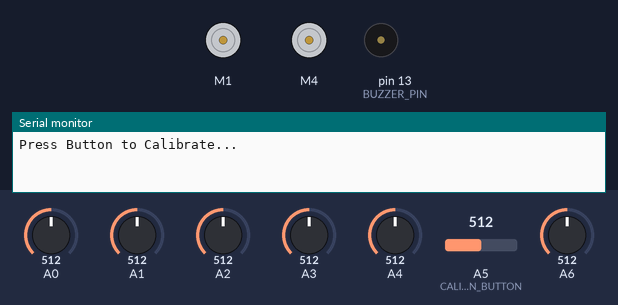
This sketch was run on a simulated Arduino Uno, built with avr-gcc and run on an emulated ATmega328P. Shown: 2 × DC motor (green arrow = forward, orange = backward, longer = faster), buzzer (waves = sounding, pin HIGH), the last lines printed to the serial monitor. The inputs (shaded band) are chosen by the test bench; at power-on: A5 (CALIBRATION_BUTTON) = 512, A0 = 512, A1 = 512, A2 = 512, A3 = 512, A4 = 512, A6 = 512.

Above: at 0.8 s.
0.9 s: A5 (CALIBRATION_BUTTON) set to 490
At 13.5 s:
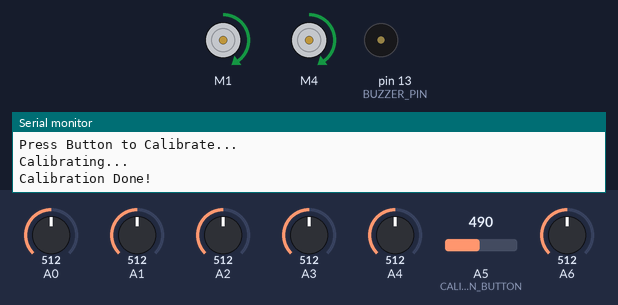
Timing chart, 0 to 14.4 s (numbered marks = the images above; inputs shaded):
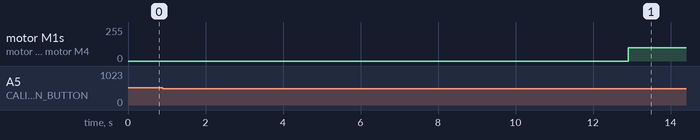

Measured:
- after the input at 0.9 s, motor M1, motor M4: stopped → forward 100/255 after 12.0 s

The sketch:

Linefollower.ino
```cpp
#include <AFMotor.h>
#include <QTRSensors.h>

// Motor Connections
AF_DCMotor motor1(1, MOTOR12_1KHZ); // Left Motor on M1
AF_DCMotor motor2(4, MOTOR12_1KHZ); // Right Motor on M4

// PID and Speed Constants
#define KP 2
#define KD 5
#define Ki 0.01
#define M1_MIN_SPEED 100
#define M4_MIN_SPEED 100
#define M1_MAX_SPEED 150
#define M4_MAX_SPEED 150

// Sensor Configuration
#define NUM_SENSORS 8
#define TIMEOUT 2500
#define EMITTER_PIN 7

// Junction Detection Parameters
#define JUNCTION_THRESHOLD 600  // Adjust based on your sensor readings
#define JUNCTION_TIMEOUT 1000   // Time to wait at junction
// Pin Definitions
#define BUZZER_PIN 13
#define CALIBRATION_BUTTON A5

// Junction Types
enum JunctionType {
  NO_JUNCTION,
  T_JUNCTION,
  CROSS_JUNCTION,
  LEFT_JUNCTION,
  RIGHT_JUNCTION
};

// Global Variables
QTRSensors qtr;
unsigned int sensorValues[NUM_SENSORS];
int lastError = 0;
unsigned long lastJunctionTime = 0;
JunctionType currentJunction = NO_JUNCTION;

void setup() {
  Serial.begin(9600);
  pinMode(BUZZER_PIN, OUTPUT);
  pinMode(CALIBRATION_BUTTON, INPUT);

  // Initialize QTR Sensors
  qtr.setTypeAnalog();
  qtr.setSensorPins((const uint8_t[]){A0, A1, A2, A3, A4, 6, 3, 2}, NUM_SENSORS);
  qtr.setEmitterPin(EMITTER_PIN);

  // Calibration Process
  calibrateSensors();
}
void calibrateSensors() {
  Serial.println("Press Button to Calibrate...");
  while (analogRead(CALIBRATION_BUTTON) > 500);

  Serial.println("Calibrating...");
  for (int i = 0; i < 400; i++) {
    qtr.calibrate();
    delay(5);
  }
  Serial.println("Calibration Done!");
}

void loop() {
  unsigned int sensors[NUM_SENSORS];
  int position = qtr.readLineBlack(sensors);

  // Detect junction type
  JunctionType junction = detectJunction(sensors);

  // Handle junction
  if (junction != NO_JUNCTION) {
    handleJunction(junction, sensors);
  }
  else {
    // Normal line following
    followLine(sensors, position);
  }
}

JunctionType detectJunction(unsigned int sensors[]) {
  // Count sensors detecting the line
  int lineDetectedCount = 0;
  for (int i = 0; i < NUM_SENSORS; i++) {
    if (sensors[i] > JUNCTION_THRESHOLD) {
      lineDetectedCount++;
    }
  }
// Junction detection logic
  if (lineDetectedCount >= 6) {
    // Check left and right sensor groups
    int leftSensorsDetected = 0;
    int rightSensorsDetected = 0;

    for (int i = 0; i < 3; i++) {
      if (sensors[i] > JUNCTION_THRESHOLD) leftSensorsDetected++;
      if (sensors[NUM_SENSORS - 1 - i] > JUNCTION_THRESHOLD) rightSensorsDetected++;
    }

    // Determine junction type
    if (lineDetectedCount == 8) return CROSS_JUNCTION;
    if (leftSensorsDetected >= 3 && rightSensorsDetected < 3) return LEFT_JUNCTION;
    if (rightSensorsDetected >= 3 && leftSensorsDetected < 3) return RIGHT_JUNCTION;
    return T_JUNCTION;
  }

  return NO_JUNCTION;
}

void handleJunction(JunctionType junction, unsigned int sensors[]) {
  // Avoid multiple rapid junction detections
  if (millis() - lastJunctionTime < JUNCTION_TIMEOUT) return;

  // Buzz to indicate junction
  digitalWrite(BUZZER_PIN, HIGH);
  delay(100);
  digitalWrite(BUZZER_PIN, LOW);

  // Junction handling strategy
  switch(junction) {
    case CROSS_JUNCTION:
      // Go straight through cross junction
      setMotors(60, 60);
      delay(200);
      break;

    case T_JUNCTION:
 // Choose a default path (could be modified based on preference)
      setMotors(60, 40);  // Slight right turn
      delay(300);
      break;

    case LEFT_JUNCTION:
      // Turn left
      setMotors(40, 60);
      delay(300);
      break;

    case RIGHT_JUNCTION:
      // Turn right
      setMotors(60, 40);
      delay(200);
      break;
  }

  // Update last junction time
  lastJunctionTime = millis();
}

void followLine(unsigned int sensors[], int position) {
  int error = position - 3500;  // Center position for 8 sensors

  // Advanced PID Control
  int motorSpeed = KP * error + KD * (error - lastError);
  lastError = error;

  int leftMotorSpeed = constrain(M1_MIN_SPEED + motorSpeed, 0, M1_MAX_SPEED);
  int rightMotorSpeed = constrain(M4_MIN_SPEED - motorSpeed, 0, M4_MAX_SPEED);

  setMotors(leftMotorSpeed, rightMotorSpeed);
}

void setMotors(int motor1speed, int motor2speed) {
motor1.setSpeed(motor1speed);
  motor2.setSpeed(motor2speed);
  motor1.run(FORWARD);
  motor2.run(FORWARD);
}

void stopMotors() {
  motor1.setSpeed(0);
  motor2.setSpeed(0);
  motor1.run(RELEASE);
  motor2.run(RELEASE);
}
```
